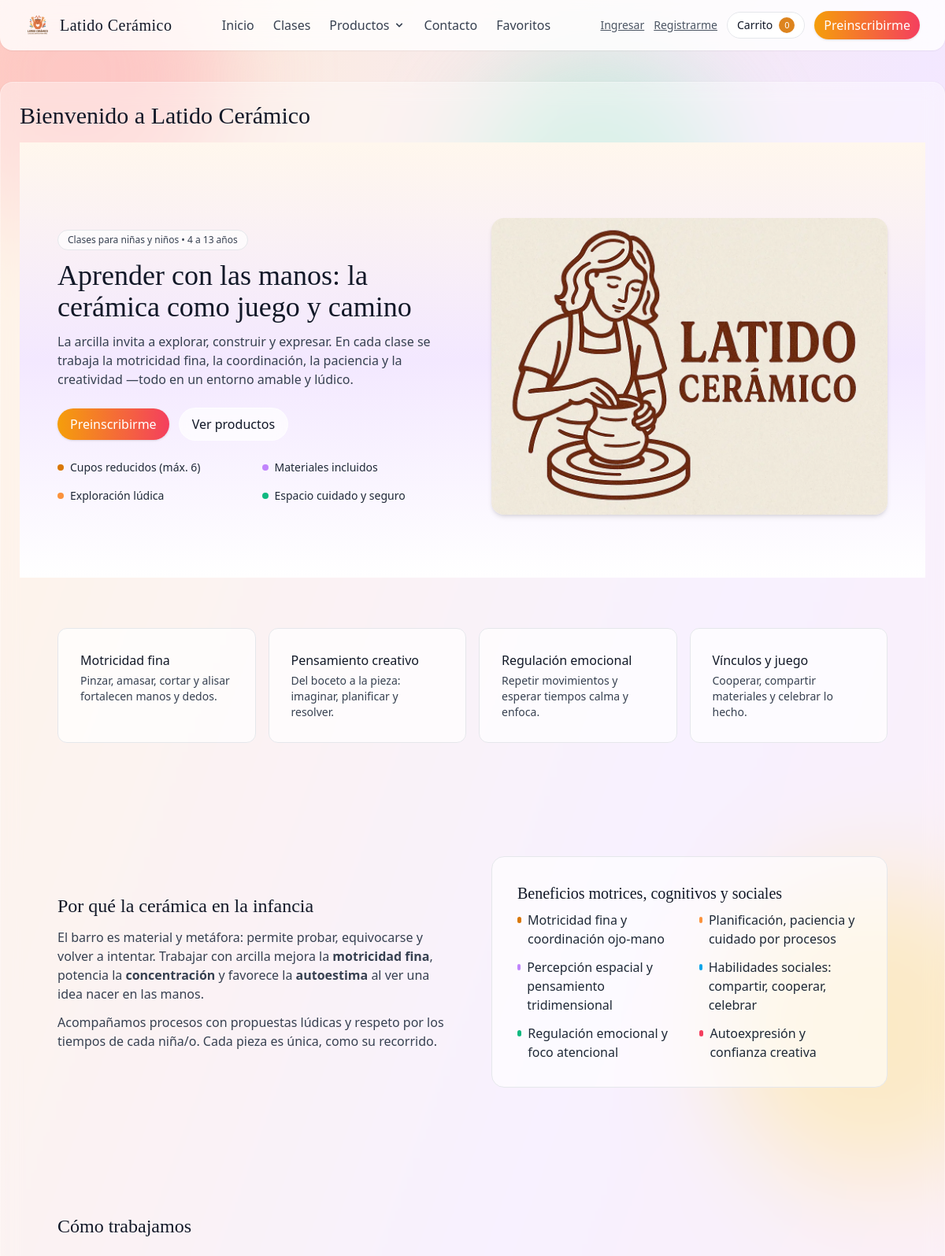
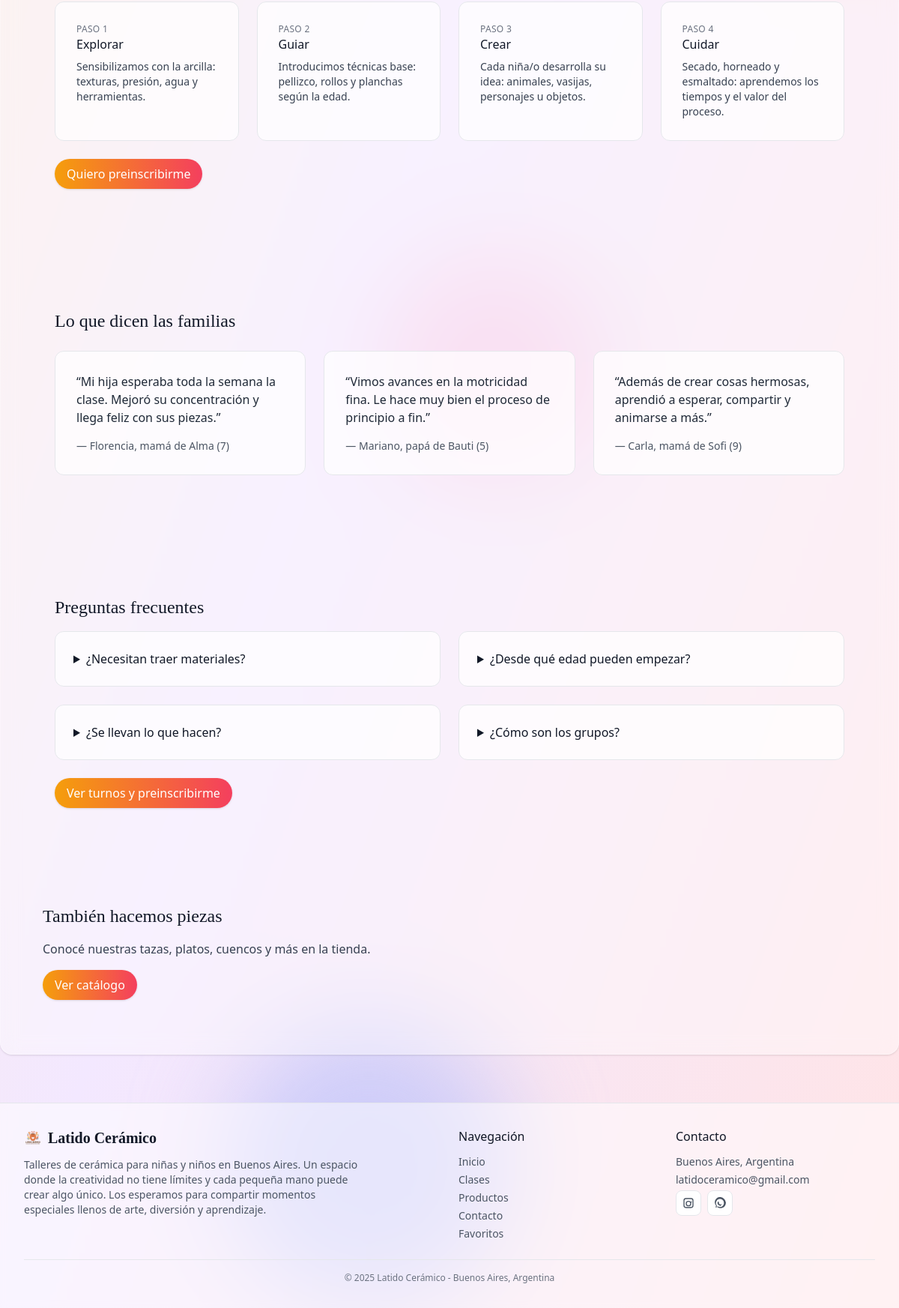
The page / on the database its author committed (2 pictures, top to bottom).
### tables this page shows
CREATE TABLE `secciones` (
  `id` bigint UNSIGNED NOT NULL,
  `slug` varchar(100) NOT NULL,
  `nombre` varchar(150) NOT NULL,
  `titulo` varchar(255) NOT NULL,
  `nav` tinyint(1) NOT NULL DEFAULT '0',
  `orden` decimal(5,2) NOT NULL DEFAULT '0.00',
  `meta_title` varchar(160) DEFAULT NULL,
  `meta_description` varchar(255) DEFAULT NULL,
  `created_at` timestamp NULL DEFAULT CURRENT_TIMESTAMP,
  `updated_at` timestamp NULL DEFAULT CURRENT_TIMESTAMP ON UPDATE CURRENT_TIMESTAMP,
  `activo` tinyint(1) NOT NULL DEFAULT '1',
  `view_file` varchar(120) DEFAULT NULL
);

CREATE TABLE `ajustes` (
  `id` int UNSIGNED NOT NULL,
  `clave` varchar(100) NOT NULL,
  `valor` text,
  `updated_at` timestamp NULL DEFAULT CURRENT_TIMESTAMP ON UPDATE CURRENT_TIMESTAMP
);

### clases/Secciones.php (called while the page is built, shortened)
<?php
class Secciones
{
    protected static function cargar(): array
    {
        $pdo = (new Conexion())->getConexion();
        $st = $pdo->prepare('SELECT * FROM secciones WHERE activo=1 ORDER BY orden');
        $st->execute();
        return $st->fetchAll(PDO::FETCH_ASSOC) ?: [];
    }
    public static function slugsValidos(): array
    {
        $slugs = array_map(fn($s) => strtolower($s['slug']), self::cargar());
        $extra = ['login','registro','logout'];
        $todos = array_unique(array_merge($slugs, $extra));
        return $todos ?: ['inicio'];
    }
    public static function enNavegacion(): array
    {
        return array_values(array_filter(self::cargar(), fn($s) => (int)($s['nav'] ?? 0) === 1));
    }
    public static function porSlug(string $slug): ?array
    {
        $pdo = (new Conexion())->getConexion();
        $st = $pdo->prepare('SELECT * FROM secciones WHERE slug = :slug AND activo=1 LIMIT 1');
        $st->execute(['slug' => $slug]);
        $row = $st->fetch(PDO::FETCH_ASSOC);
        return $row ?: null;
    }
    public static function tituloPara(string $slug, string $fallback = 'Página'): string
    {
        $s = self::porSlug($slug);
        return $s['titulo'] ?? $s['nombre'] ?? $fallback;
    }
}

### clases/Config.php (called while the page is built, shortened)
<?php
class Config {
    public static function get(string $clave, $default = null) {
        try {
            $pdo = (new Conexion())->getConexion();
            $st = $pdo->prepare('SELECT valor FROM ajustes WHERE clave = :k LIMIT 1');
            $st->execute(['k'=>$clave]);
            $val = $st->fetchColumn();
            return ($val === false || $val === null) ? $default : $val;
        } catch (Throwable $e) {
            return $default;
        }
    }
}
?>

### index.php (the view, shortened to what this page needs)
<?php
require_once 'clases/Secciones.php';
require_once 'clases/Config.php';
$seccionSolicitada = trim(strtolower($_GET['seccion'] ?? 'inicio'));
$slugsValidos = Secciones::slugsValidos();
if (!in_array($seccionSolicitada, $slugsValidos)) {
    $seccionInvalida = $seccionSolicitada;
    $seccion = '404';
} else {
    $seccion = $seccionSolicitada;
}
$titulo = $seccion === '404' ? 'Página no encontrada' : ($seccion === 'mantenimiento' ? 'Sitio en mantenimiento' : Secciones::tituloPara($seccion, 'Página'));
?>
<!DOCTYPE html>
<html lang="es">
<?php require 'share/head.php'; ?>
<body class="min-h-dvh relative text-gray-900 antialiased flex flex-col">
    <div aria-hidden="true" class="pointer-events-none fixed inset-0 -z-10 overflow-hidden">
        <div class="absolute inset-0 bg-gradient-to-br from-orange-100 via-purple-100 to-rose-100"></div>
        <div class="absolute -top-24 -left-24 h-96 w-96 rounded-full bg-rose-300/50 blur-3xl"></div>
        <div class="absolute top-1/3 -right-24 h-96 w-96 rounded-full bg-amber-300/50 blur-3xl"></div>
        <div class="absolute bottom-0 left-1/4 h-96 w-96 rounded-full bg-indigo-300/50 blur-3xl"></div>
        <div class="absolute top-20 left-1/2 h-80 w-80 rounded-full bg-emerald-300/40 blur-3xl"></div>
        <div class="absolute bottom-1/3 right-1/3 h-72 w-72 rounded-full bg-pink-300/45 blur-3xl"></div>
    </div>
    <?php require 'share/header.php'; ?>
    <main id="contenido" class="mx-auto max-w-7xl p-4 sm:p-6 mt-10 bg-white/40 backdrop-blur-md border border-white/30 rounded-2xl shadow flex-1 w-full" role="main">
        <h1 class="font-serif text-3xl mb-4"><?= htmlspecialchars($titulo) ?></h1>
        <?php
    $rutaSeccion = 'secciones/' . $seccion . '.php';
        if (file_exists($rutaSeccion)) {
            require $rutaSeccion;
        } else {
            require 'secciones/404.php';
        }
        ?>
    </main>
    <?php require 'share/footer.php'; ?>
</body>
</html>

### share/header.php (shortened to what this page needs)
<?php
require_once 'clases/Secciones.php';
$usuarioLogueado = $_SESSION['usuario_publico'] ?? null;
$navegacion = Secciones::enNavegacion();
?>
<header class="sticky top-0 z-50 supports-[backdrop-filter]:backdrop-blur-lg shadow-sm rounded-b-2xl bg-white/80" role="banner">
  <div class="mx-auto max-w-7xl px-4 sm:px-6 lg:px-8">
    <div class="h-16 flex items-center justify-between">
  <a href="/index.php?seccion=inicio" class="flex items-center gap-3 group">
        <img src="/assets/img/logoLT.WEBP" alt="Logotipo de Latido Cerámico" class="h-8 w-8" />
        <span class="font-serif text-xl tracking-wide text-gray-900 group-hover:opacity-80">Latido Cerámico</span>
      </a>
  <nav class="hidden md:flex items-center gap-6" role="navigation" aria-label="Navegación principal">
        <?php foreach($navegacion as $item):
          $slug = htmlspecialchars($item['slug']);
          $nombre = htmlspecialchars($item['nombre'] ?? $item['titulo'] ?? $slug);
          if($slug === 'productos'): ?>
            <div class="relative group">
              <a class="text-gray-700 hover:text-gray-900 flex items-center gap-1" href="/index.php?seccion=<?= $slug ?>">
                <?= $nombre ?>
                <svg class="w-4 h-4 transition-transform group-hover:rotate-180" fill="currentColor" viewBox="0 0 20 20">
                  <path fill-rule="evenodd" d="M5.293 7.293a1 1 0 011.414 0L10 10.586l3.293-3.293a1 1 0 111.414 1.414l-4 4a1 1 0 01-1.414 0l-4-4a1 1 0 010-1.414z" clip-rule="evenodd"></path>
                </svg>
              </a>
            </div>
          <?php else: ?>
            <a class="text-gray-700 hover:text-gray-900" href="/index.php?seccion=<?= $slug ?>"><?= $nombre ?></a>
          <?php endif; ?>
        <?php endforeach; ?>
      </nav>
      <div class="flex items-center gap-3">
        <?php if($usuarioLogueado): ?>
          <span class="text-sm text-gray-700">Hola, <strong><?= htmlspecialchars($usuarioLogueado['nombre']) ?></strong></span>
          <a href="/procesar-logout.php" class="text-sm text-gray-600 hover:text-gray-900 underline">Salir</a>
        <?php else: ?>
          <a href="/index.php?seccion=login" class="hidden md:inline text-sm text-gray-600 hover:text-gray-900 underline">Ingresar</a>
          <a href="/index.php?seccion=registro" class="hidden md:inline text-sm text-gray-600 hover:text-gray-900 underline">Registrarme</a>
        <?php endif; ?>
  <button class="btn-open-cart hidden md:inline-flex relative items-center gap-2 rounded-full border border-gray-200 bg-white/80 backdrop-blur px-3 py-1.5 text-sm hover:shadow-sm active:scale-[.98] transition" aria-label="Abrir carrito de compras">
          <span>Carrito</span>
          <span class="cart-count inline-flex h-5 min-w-5 items-center justify-center rounded-full bg-amber-600/90 px-1 text-[11px] text-white" aria-label="Cantidad de productos en el carrito">0</span>
        </button>
  <a href="/index.php?seccion=clases" class="hidden sm:inline-flex items-center rounded-full bg-gradient-to-r from-amber-500 to-rose-500 text-white px-3 py-1.5 shadow hover:opacity-95 active:scale-[.99] transition">Preinscribirme</a>
      </div>
    </div>
  </div>
</header>

### share/footer.php (shortened to what this page needs)
<?php
require_once 'clases/Secciones.php';
require_once 'clases/Config.php';
$nav = Secciones::enNavegacion();
$MAIL = Config::get('contact_email', 'hola@latidoceramico.com');
?>
<footer class="mt-16 bg-white/50 backdrop-blur-sm border-t border-gray-200" role="contentinfo">
    <div class="mx-auto max-w-7xl px-4 sm:px-6 lg:px-8 py-8">
        <div class="grid grid-cols-1 md:grid-cols-4 gap-6">
            <div class="md:col-span-2">
                <a href="?seccion=inicio" class="inline-flex items-center gap-2 mb-3">
                    <img src="/assets/img/logoLT.webp" alt="Logotipo de Latido Cerámico" class="h-6 w-6" />
                    <span class="font-serif text-xl font-semibold text-gray-900">Latido Cerámico</span>
                </a>
                <p class="text-sm text-gray-600 max-w-md">
                    Talleres de cerámica para niñas y niños en Buenos Aires. Un espacio donde la creatividad no tiene límites y cada pequeña mano puede crear algo único. Los esperamos para compartir momentos especiales llenos de arte, diversión y aprendizaje.
                </p>
            </div>
            <div>
                <h3 class="font-medium text-gray-900 mb-3">Navegación</h3>
                <nav>
                    <ul class="space-y-1 text-sm">
                        <?php foreach ($nav as $item):
                            $slug = htmlspecialchars($item['slug']);
                            $nombre = htmlspecialchars($item['nombre'] ?? $item['titulo'] ?? $slug); ?>
                            <li>
                                <a href="?seccion=<?= $slug ?>"
                                   class="text-gray-600 hover:text-gray-900 transition-colors">
                                    <?= ucfirst($nombre) ?>
                                </a>
                            </li>
                        <?php endforeach; ?>
                    </ul>
                </nav>
            </div>
            <div>
                <h3 class="font-medium text-gray-900 mb-3">Contacto</h3>
                <div class="space-y-1 text-sm text-gray-600">
                    <p>Buenos Aires, Argentina</p>
                    <a href="mailto:<?= htmlspecialchars($MAIL) ?>" class="block hover:text-gray-900 transition-colors">
                        <?= htmlspecialchars($MAIL) ?>
                    </a>
                    <div class="flex gap-2 mt-3">
                        <a href="#" class="p-2 bg-white rounded-lg border hover:shadow-sm transition-shadow">
                        </a>
                        <a href="#" class="p-2 bg-white rounded-lg border hover:shadow-sm transition-shadow">
                        </a>
                    </div>
                </div>
            </div>
        </div>
        <div class="mt-6 pt-4 border-t border-gray-200">
            <p class="text-xs text-gray-500 text-center">
                © <?= date('Y') ?> Latido Cerámico - Buenos Aires, Argentina
            </p>
        </div>
    </div>
</footer>

### rows shown on the page
secciones: nombre "Inicio", titulo "Bienvenido a Latido Cerámico"
secciones: nombre "Clases"
secciones: nombre "Productos"
secciones: nombre "Contacto"
secciones: nombre "Favoritos"
ajustes: valor "latidoceramico@gmail.com"
